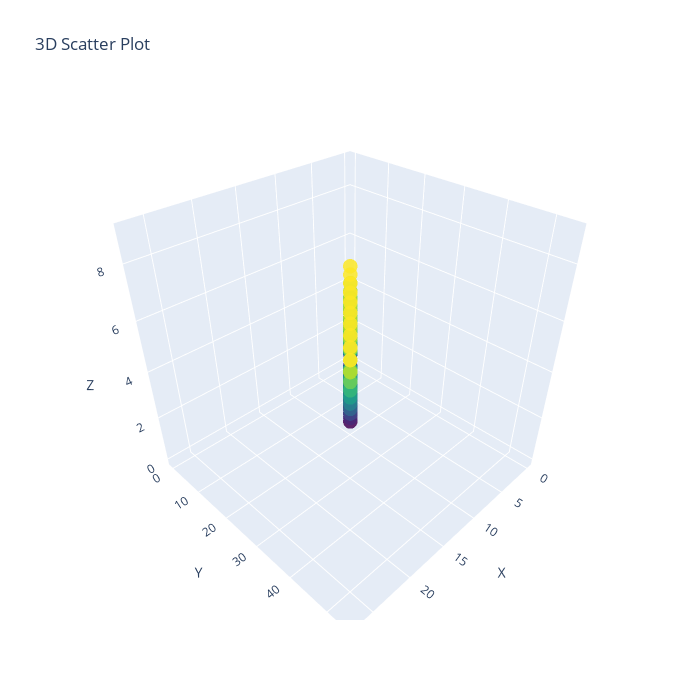

The notebook cell this image was saved under:
### Code cell
z1 = np.array([1, 2, 0])
z2 = np.array([2, 4, 1])

listofvecs = []

for i in range(10):
    for j in range(10):
        listofvecs.append(i*z1 + j*z2)


FancyPlot3dPoints(listofvecs)

### Figure 1 — Plotly figure (JSON) as saved in the notebook; plotly's stock layout.template omitted (floating-point values rounded to 4 significant figures)
{"data": [{"marker": {"color": [0, 1, 2, 3, 4, 5, 6, 7, 8, 9, 0, 1, 2, 3, 4, 5, 6, 7, 8, 9, 0, 1, 2, 3, 4, 5, 6, 7, 8, 9, 0, 1, 2, 3, 4, 5, 6, 7, 8, 9, 0, 1, 2, 3, 4, 5, 6, 7, 8, 9, 0, 1, 2, 3, 4, 5, 6, 7, 8, 9, 0, 1, 2, 3, 4, 5, 6, 7, 8, 9, 0, 1, 2, 3, 4, 5, 6, 7, 8, 9, 0, 1, 2, 3, 4, 5, 6, 7, 8, 9, 0, 1, 2, 3, 4, 5, 6, 7, 8, 9], "colorscale": [[0, "#440154"], [0.1111, "#482878"], [0.2222, "#3e4989"], [0.3333, "#31688e"], [0.4444, "#26828e"], [0.5556, "#1f9e89"], [0.6667, "#35b779"], [0.7778, "#6ece58"], [0.8889, "#b5de2b"], [1, "#fde725"]], "opacity": 0.85, "size": 5}, "mode": "markers", "type": "scatter3d", "x": [0, 2, 4, 6, 8, 10, 12, 14, 16, 18, 1, 3, 5, 7, 9, 11, 13, 15, 17, 19, 2, 4, 6, 8, 10, 12, 14, 16, 18, 20, 3, 5, 7, 9, 11, 13, 15, 17, 19, 21, 4, 6, 8, 10, 12, 14, 16, 18, 20, 22, 5, 7, 9, 11, 13, 15, 17, 19, 21, 23, 6, 8, 10, 12, 14, 16, 18, 20, 22, 24, 7, 9, 11, 13, 15, 17, 19, 21, 23, 25, 8, 10, 12, 14, 16, 18, 20, 22, 24, 26, 9, 11, 13, 15, 17, 19, 21, 23, 25, 27], "y": [0, 4, 8, 12, 16, 20, 24, 28, 32, 36, 2, 6, 10, 14, 18, 22, 26, 30, 34, 38, 4, 8, 12, 16, 20, 24, 28, 32, 36, 40, 6, 10, 14, 18, 22, 26, 30, 34, 38, 42, 8, 12, 16, 20, 24, 28, 32, 36, 40, 44, 10, 14, 18, 22, 26, 30, 34, 38, 42, 46, 12, 16, 20, 24, 28, 32, 36, 40, 44, 48, 14, 18, 22, 26, 30, 34, 38, 42, 46, 50, 16, 20, 24, 28, 32, 36, 40, 44, 48, 52, 18, 22, 26, 30, 34, 38, 42, 46, 50, 54], "z": [0, 1, 2, 3, 4, 5, 6, 7, 8, 9, 0, 1, 2, 3, 4, 5, 6, 7, 8, 9, 0, 1, 2, 3, 4, 5, 6, 7, 8, 9, 0, 1, 2, 3, 4, 5, 6, 7, 8, 9, 0, 1, 2, 3, 4, 5, 6, 7, 8, 9, 0, 1, 2, 3, 4, 5, 6, 7, 8, 9, 0, 1, 2, 3, 4, 5, 6, 7, 8, 9, 0, 1, 2, 3, 4, 5, 6, 7, 8, 9, 0, 1, 2, 3, 4, 5, 6, 7, 8, 9, 0, 1, 2, 3, 4, 5, 6, 7, 8, 9]}], "layout": {"height": 700, "scene": {"xaxis": {"title": {"text": "X"}}, "yaxis": {"title": {"text": "Y"}}, "zaxis": {"title": {"text": "Z"}}}, "title": {"text": "3D Scatter Plot"}, "width": 700}}
